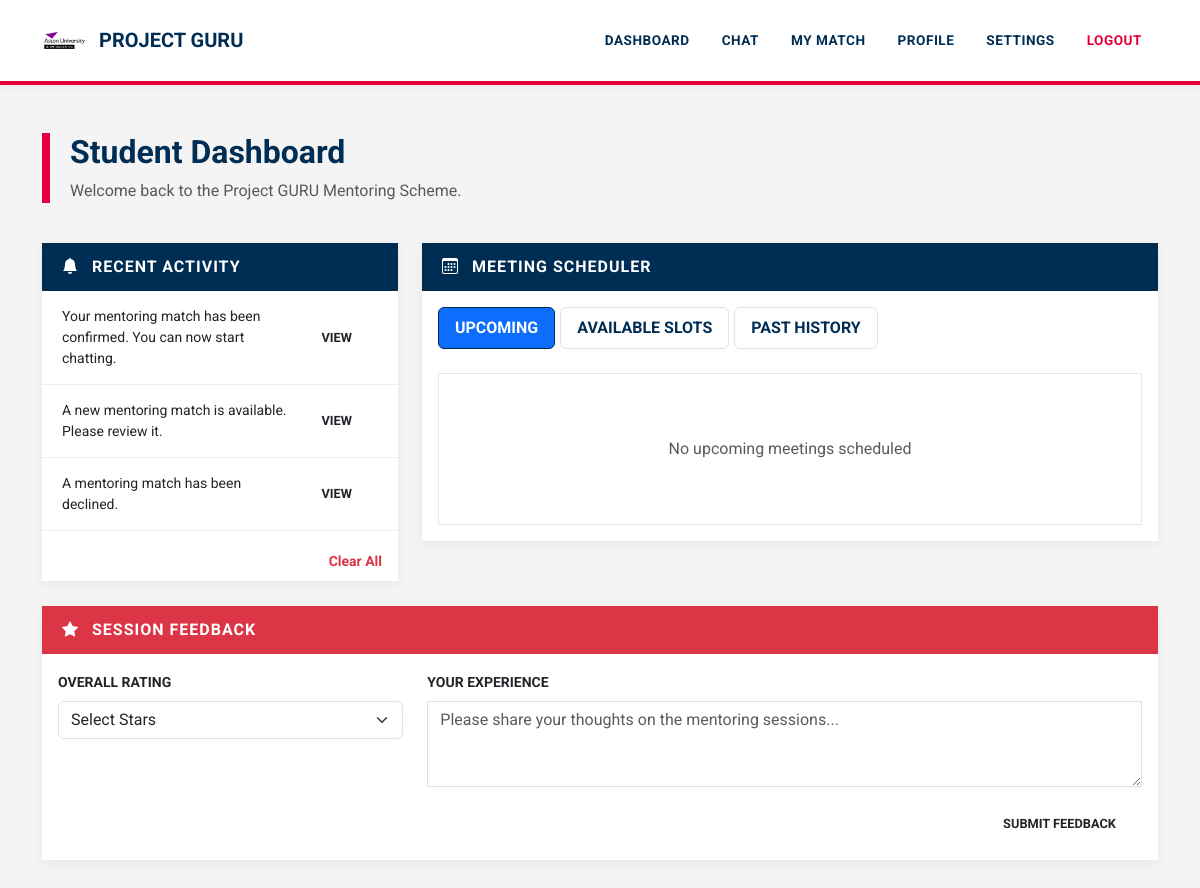
The app's page /dashboard (signed in), older data.
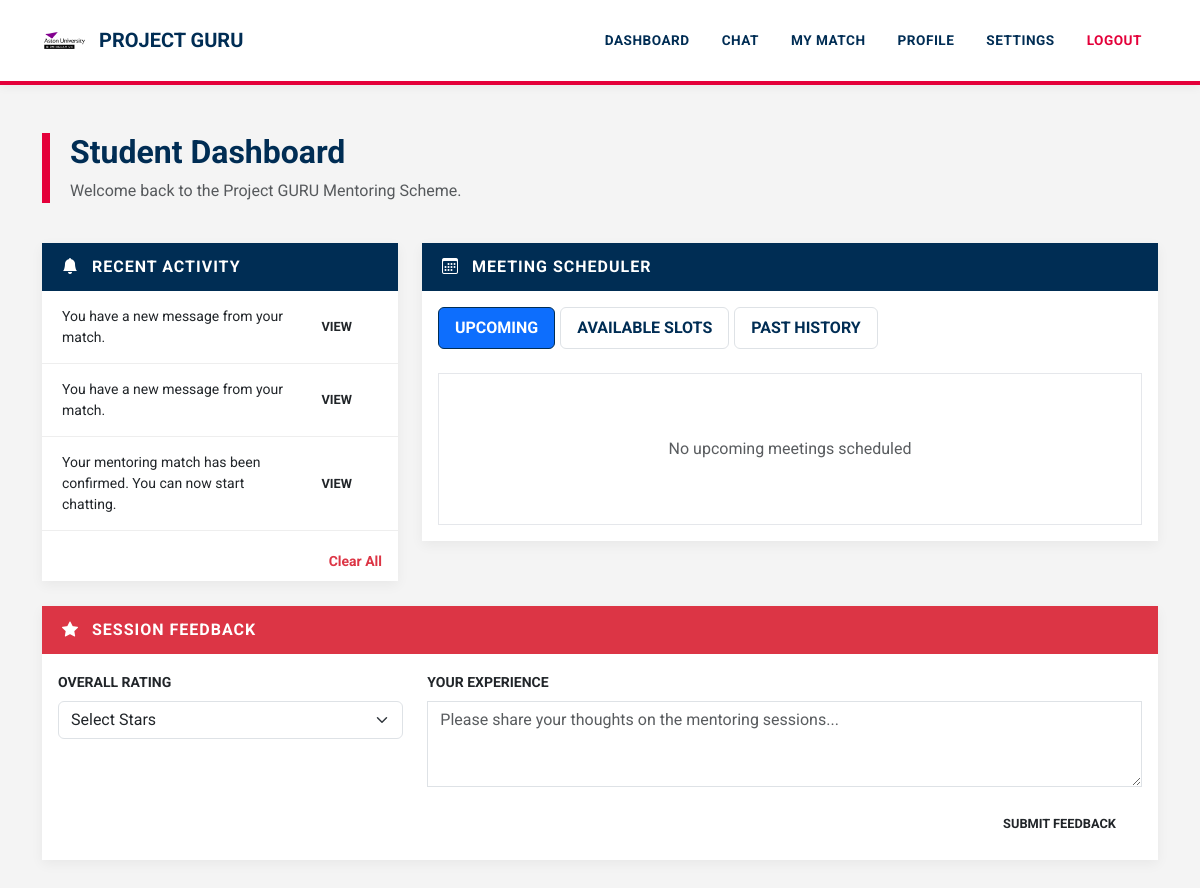
The same page, newer data.
### tables this page shows
CREATE TABLE notifications (

id INTEGER PRIMARY KEY AUTOINCREMENT,

user_id INTEGER,

message TEXT,

link TEXT,

is_read INTEGER DEFAULT 0,

created_at TIMESTAMP DEFAULT CURRENT_TIMESTAMP

);

### app.py (the view, shortened to what this page needs)
@app.route("/dashboard")
def dashboard():
    if "user_id" not in session:
        return redirect("/login")
    conn = get_db()
    user = conn.execute(
        "SELECT * FROM users WHERE id=?",
        (session["user_id"],)
    ).fetchone()
    if not user:
        session.clear()
        conn.close()
        return redirect("/login")
    user_id = session["user_id"]
    view = request.args.get("view")
    if user["role"] == "mentor":
        view = "mentor"
    elif user["role"] == "mentee":
        view = "mentee"
    elif user["role"] == "both":
        if view not in ["mentor", "mentee"]:
            view = "mentor"  # default
    if view == "mentor":
        matches = conn.execute("""
            SELECT * FROM matches
            WHERE mentor_id=?
        """, (user_id,)).fetchall()
    else:  # mentee view
        matches = conn.execute("""
            SELECT * FROM matches
            WHERE mentee_id=?
        """, (user_id,)).fetchall()
    match = None
    for m in matches:
        if m["status"] == "final":
            match = m
    selected_date = request.args.get("filter_date")
    if selected_date == "":
        selected_date = None
    slots = []
    upcoming_meetings = []
    past_meetings = []
    if match:
        if selected_date:
            slots = conn.execute("""
                SELECT *
                FROM meeting_slots
                WHERE match_id=? AND date=? AND status!='unavailable'
                ORDER BY date, start_time
            """, (match["id"], selected_date)).fetchall()
        else:
            slots = conn.execute("""
                SELECT *
                FROM meeting_slots
                WHERE match_id=? AND status!='unavailable'
                ORDER BY date, start_time
            """, (match["id"],)).fetchall()
        now = datetime.now()
        filtered_slots = []
        slots = filtered_slots
    notifications = conn.execute("""
        SELECT *
        FROM notifications
        WHERE user_id=?
        ORDER BY created_at DESC
    """, (user_id,)).fetchall()
    conn.close()
    return render_template(
        "dashboard.html",
        user=user,
        view=view,
        matches=matches,
        match=match,
        slots=slots,
        upcoming_meetings=upcoming_meetings,
        past_meetings=past_meetings,
        notifications=notifications,
        current_date=date.today(),
        user_id=user_id
    )

### app.py (called while the page is built)
def get_db():
    conn = sqlite3.connect("database.db", timeout=30)
    conn.row_factory = sqlite3.Row
    return conn

### templates/dashboard.html (shortened to what the changed rows need)
<!DOCTYPE html>
<html lang="en">
<head>
    <link href="https://cdn.jsdelivr.net/npm/bootstrap@5.3.2/dist/css/bootstrap.min.css" rel="stylesheet">
    <link rel="stylesheet" href="https://cdn.jsdelivr.net/npm/bootstrap-icons@1.11.3/font/bootstrap-icons.css">
</head>
<body>
{% include "navbar.html" %}
<div class="container mt-5">
    <div class="dashboard-header">
        <h2 class="fw-bold">Student Dashboard</h2>
    </div>
    <div class="row">
        <div class="col-lg-4">
            <div class="card">
                <div class="card-body p-0">
                    {% if notifications %}
                    <div class="notifications-scroll">
                        {% for n in notifications %}
                        <div class="notification-item d-flex justify-content-between align-items-center">
                            <span class="small">{{ n.message }}</span>
                            {% if n.link %}
                            <a href="{{ n.link }}" class="btn btn-sm btn-aston-red ms-2">View</a>
                            {% endif %}
                        </div>
                        {% endfor %}
                    </div>
                    {% else %}
                    <div class="p-4 text-center text-muted italic">No new notifications</div>
                    {% endif %}
                </div>
            </div>
        </div>
    </div>
</div>
</body>
</html>

Row changes from the older to the newer data that the page shows:
no longer on this page (row unchanged): notifications: message "A new mentoring match is available. Please review it."
no longer on this page (row unchanged): notifications: message "A mentoring match has been declined."
added notifications: message "You have a new message from your match."
added notifications: message "You have a new message from your match."
